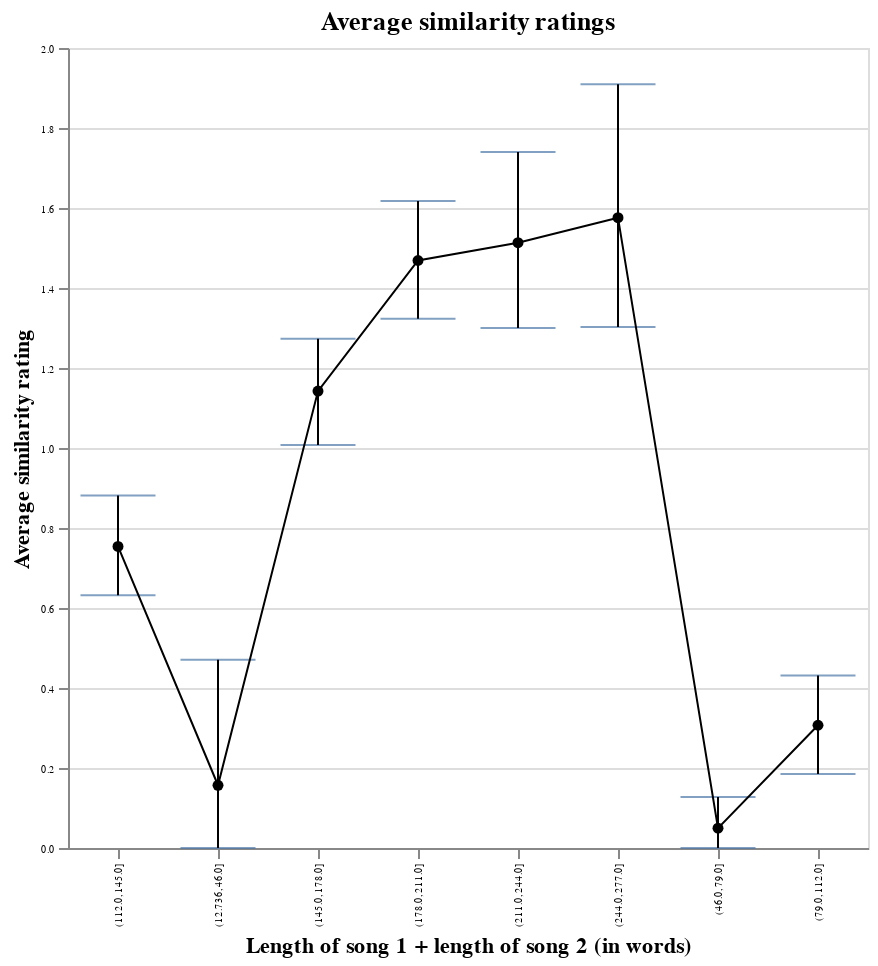

Notebook code for this chart:
### Code cell
# Plot lyric length vs. avg rating
error_bars = alt.Chart(avg_ratings).mark_errorbar(ticks=True, extent="ci").encode(
    x=alt.X('length_sum_bin:N', 
            axis=alt.Axis(title='Length of song 1 + length of song 2 (in words)')),
    y=alt.Y('sim_rating:Q', 
            axis=alt.Axis(title='Average similarity rating')),
    )


points = alt.Chart(avg_ratings).mark_circle().encode(
        x=alt.X('length_sum_bin:N'),
        y=alt.Y('sim_rating:Q', aggregate="mean"),
        color=alt.value('black'),
)

line = alt.Chart(avg_ratings).mark_line().encode(
        x=alt.X('length_sum_bin:N'),
        y=alt.Y('sim_rating:Q', aggregate="mean"),
        color=alt.value('black'),
        opacity=alt.value(1),
        size=alt.value(1)
)

(error_bars + points + line).properties(
        height=400,
        width=400,
        title='Average similarity ratings'
    ).configure_axis(
            labelFontSize=5,
    )

### Figure 1 — Vega-Lite specification as saved in the notebook (floating-point values rounded to 4 significant figures; data arrays with more than 128 entries replaced by an {"elided": "..."} marker saying what was removed)
{"config": {"view": {"continuousWidth": 400, "continuousHeight": 300}, "axis": {"labelFontSize": 5}}, "layer": [{"mark": {"type": "errorbar", "extent": "ci", "ticks": true}, "encoding": {"x": {"axis": {"title": "Length of song 1 + length of song 2 (in words)"}, "field": "length_sum_bin", "type": "nominal"}, "y": {"axis": {"title": "Average similarity rating"}, "field": "sim_rating", "type": "quantitative"}}}, {"mark": "circle", "encoding": {"color": {"value": "black"}, "x": {"field": "length_sum_bin", "type": "nominal"}, "y": {"aggregate": "mean", "field": "sim_rating", "type": "quantitative"}}}, {"mark": "line", "encoding": {"color": {"value": "black"}, "opacity": {"value": 1}, "size": {"value": 1}, "x": {"field": "length_sum_bin", "type": "nominal"}, "y": {"aggregate": "mean", "field": "sim_rating", "type": "quantitative"}}}], "data": {"name": "data-b98f266dd6a768e559af57fa1adb2a1d"}, "height": 400, "title": "Average similarity ratings", "width": 400, "$schema": "https://vega.github.io/schema/vega-lite/v4.17.0.json", "datasets": {"data-b98f266dd6a768e559af57fa1adb2a1d": {"elided": "676 records"}}}
